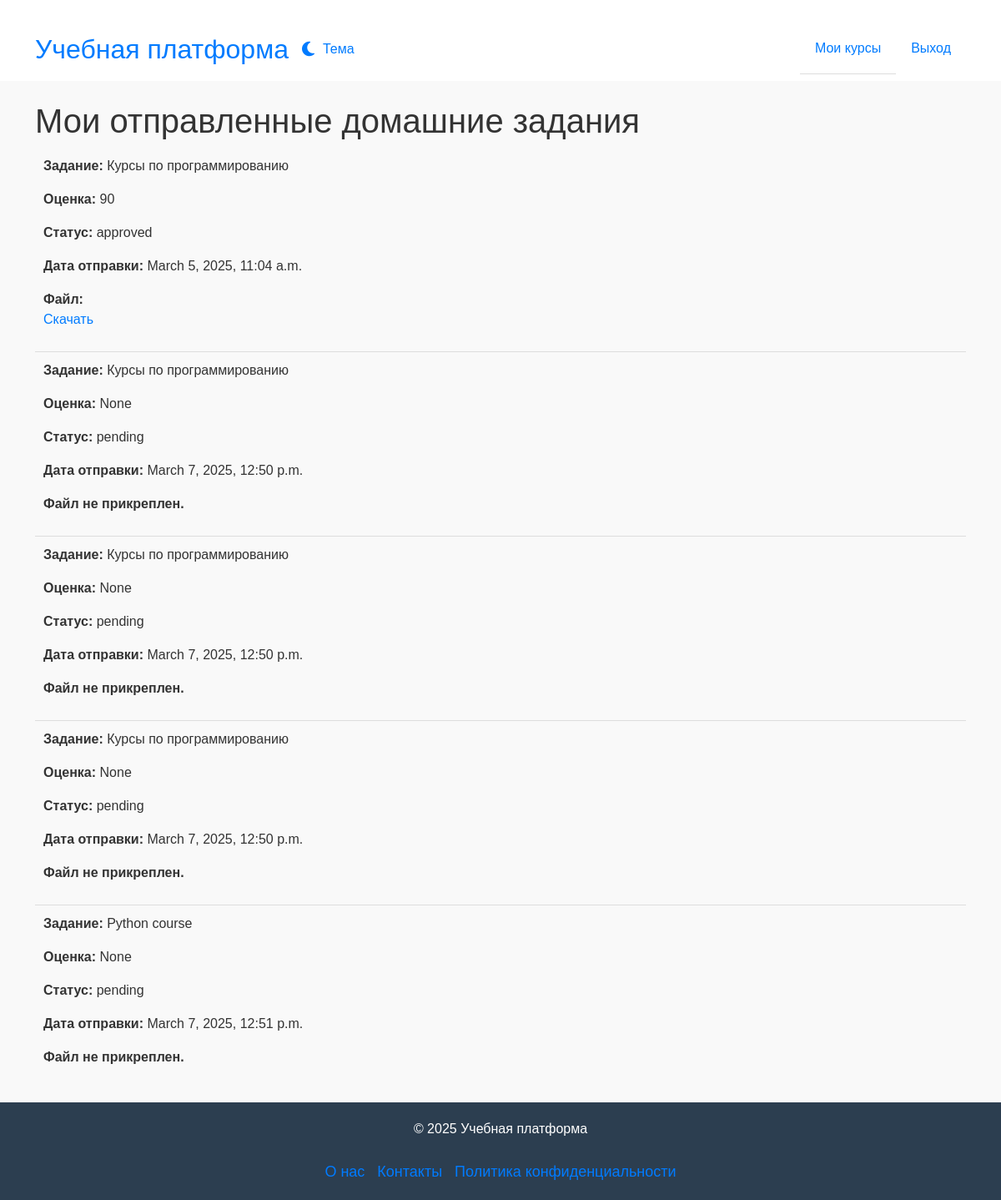
Screenshot of /my_submissions/ (signed in) with the database file from the repository.
### online_courses/models.py (models this page shows, shortened)
class HomeworkSubmission(models.Model):
    STATUS_CHOICES = [
        ('pending', 'На проверке'),
        ('approved', 'Принято'),
        ('rejected', 'Отклонено'),
    ]
    student = models.ForeignKey(User, on_delete=models.CASCADE, related_name='submissions')
    homework = models.ForeignKey(Homework, on_delete=models.CASCADE, related_name='submissions')
    file_submission = models.FileField(upload_to='submissions/', blank=True, null=True)
    submission_text = models.TextField(blank=True, null=True)
    submitted_at = models.DateTimeField(auto_now_add=True, null=True, blank=True)
    status = models.CharField(max_length=10, choices=STATUS_CHOICES, default='pending')
    grade = models.PositiveIntegerField(null=True, blank=True)  # Оценка (по желанию)

class Homework(models.Model):
    title = models.CharField(max_length=255)
    description = models.TextField(null=True, blank=True)
    course = models.ForeignKey(Course, on_delete=models.CASCADE, related_name='homeworks')
    due_date = models.DateField()
    assigned_by = models.ForeignKey(User, on_delete=models.CASCADE, limit_choices_to={'role': 'teacher'}, related_name='assigned_homeworks')
    assigned_to = models.ForeignKey(User, on_delete=models.CASCADE, limit_choices_to={'role': 'student'}, related_name='homeworks', blank=True, null=True)

### online_courses/views.py (the view)
# urls.py: path('my_submissions/', student_submissions, name='student_submissions'),
@login_required
def student_submissions(request):
    submissions = HomeworkSubmission.objects.filter(student=request.user)
    return render(request, 'student_submissions.html', {'submissions': submissions})

### online_courses/templates/student_submissions.html (shortened to what this page needs)
{% extends 'base.html' %}
{% block content %}
<h1>Мои отправленные домашние задания</h1>
{% if submissions %}
    <ul>
        {% for submission in submissions %}
            <li>
                <p><strong>Задание:</strong> {{ submission.homework.title }}</p>
                <p><strong>Оценка:</strong> {{ submission.grade }}</p>
                <p><strong>Статус:</strong> {{ submission.status }}</p>
                <p><strong>Дата отправки:</strong> {{ submission.submitted_at }}</p>
                {% if submission.file_submission %}
                    <p><strong>Файл:</strong> <a href="{{ submission.file_submission.url }}" target="_blank">Скачать</a></p>
                {% else %}
                    <p><strong>Файл не прикреплен.</strong></p>
                {% endif %}
            </li>
        {% endfor %}
    </ul>
{% else %}
    <p>Вы ещё не отправляли домашние задания.</p>
{% endif %}
{% endblock %}

### online_courses/static/css/style.css (style rules this page uses)
:root { --primary-color: #007bff; --secondary-color: #0056b3; --navbar-background: #ffffff; --navbar-text-color: #007bff; --text-color: #333; --background-color: #f9f9f9; --border-color: #ddd; --footer-background-color: #2c3e50; --footer-text-color: white; --footer-link-color: #f1c40f; }
*, *::before, *::after { box-sizing: border-box; }
html, body { background-color: var(--background-color) !important; color: var(--text-color); min-height: 100vh; }
body { font-family: Arial, sans-serif; min-height: 100vh; display: flex; flex-direction: column; transition: background-color 0.4s ease, color 0.4s ease; }
h1, h2 { color: var(--text-color); }
a { color: var(--primary-color); text-decoration: none; transition: color 0.3s ease-in-out; }
ul { list-style-type: none; padding: 0; }
ul li { padding: 10px; border-bottom: 1px solid var(--border-color); }
ul li:last-child { border-bottom: none; }
ul li a { display: inline-block; width: 100%; text-decoration: none; color: var(--primary-color); }

### rows the page displays
HomeworkSubmission: homework "Курсы по программированию", grade "90", status "approved", submitted_at "March 5, 2025, 11:04 a.m."
HomeworkSubmission: homework "Курсы по программированию", grade "None", status "pending", submitted_at "March 7, 2025, 12:50 p.m.", file_submission "Файл не прикреплен."
HomeworkSubmission: homework "Курсы по программированию", grade "None", status "pending", submitted_at "March 7, 2025, 12:50 p.m.", file_submission "Файл не прикреплен."
HomeworkSubmission: homework "Курсы по программированию", grade "None", status "pending", submitted_at "March 7, 2025, 12:50 p.m.", file_submission "Файл не прикреплен."
HomeworkSubmission: homework "Python course", grade "None", status "pending", submitted_at "March 7, 2025, 12:51 p.m.", file_submission "Файл не прикреплен."
